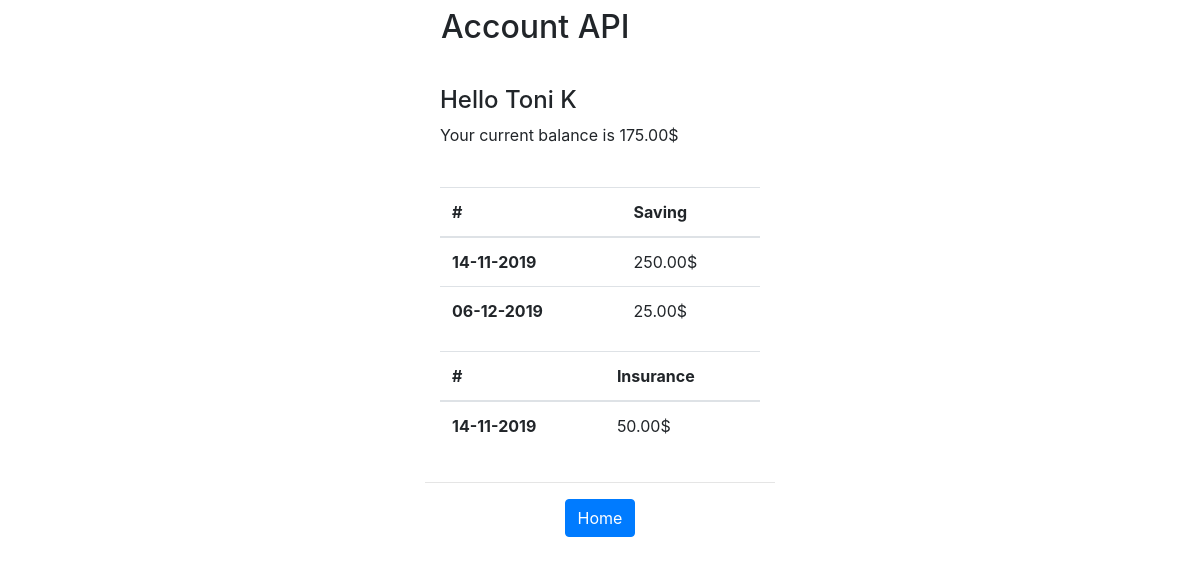
The page /Accounts/Detail/1 on the database its author committed.
### Accounts/models.py (models this page shows, shortened)
class Customer(models.Model):
	name = models.CharField(max_length = 255, blank = False, default='')
	surname = models.CharField(max_length = 255, blank = False, default='')
	balance = models.DecimalField(max_digits = 6, decimal_places = 2, default=Decimal('0.00'))
	created_at = models.DateTimeField( auto_now_add = True )
	updated_at = models.DateTimeField( auto_now = True )

class Account(models.Model):
	SAVING = 1
	INSURANCE = 2
	Account_Type = [
		(1, 'Saving'),
		(2, 'Insurance'),
	]
	customer = models.ForeignKey(Customer, on_delete=models.CASCADE, related_name="accounts", blank = False, default='')
	accType = models.PositiveSmallIntegerField(choices = Account_Type)
	credit = models.DecimalField(max_digits = 8, decimal_places = 2, default = Decimal('0.00'))
	created_at = models.DateTimeField( auto_now_add = True )
	updated_at = models.DateTimeField( auto_now = True )

### Accounts/views.py (the view)
# urls.py: path('Detail/<int:pk>', views.CustomerDetail.as_view(), name = "Detail"),
class CustomerDetail(APIView):
	renderer_classes = [TemplateHTMLRenderer]
	template_name = "Customer/Detail.html"
	def get_object(self, pk):
		return Customer.objects.get(pk = pk)
	def get(self, request, pk):
		customer = self.get_object(pk)
		account_dict = {}
		for account in customer.accounts.all():
			account_dict[account.accType] = account.get_accType_display
		serializer = CustomerSerializer(customer)
		return Response({'Customer': serializer.data, "Accounts": account_dict})

### Accounts/templates/Customer/Detail.html
{% extends "base.html" %}
{% block content %}
<div class="container">
	<div class=row>
		<div class="col">
			<h4>Hello {{Customer.name}} {{Customer.surname}}</h4>
			<p>Your current balance is {{ Customer.balance }}$</p>
			<br>
			{% for AccountName in Accounts.values %}
				<table class="table">
					<thead>
						<tr>
							<th scope="col">#</th>
							<th scope="col">{{ AccountName }}</th>
						</tr>
					</thead>
					<tbody>
					{% for account in Customer.accounts %}
						{% if account.account_display == AccountName %}
						<tr>
							<th scope="row">{{account.created_at}}</th>
							<td>
								{{account.credit}}$
							</td>
						</tr>
						{% endif %}
					{% endfor %}
					</tbody>
				</table>
			{% empty %}
				<p>No transaction were yet made.</p>
			{% endfor %}
		</div>
	</div>
</div>
{% endblock %}
{% block home %}
	<hr>
	<div class="container">
		<div class="row">
			<div class="col text-center">
				<a class="btn btn-primary" href="{% url 'Customers' %}">Home</a>
			</div>
		</div>
	</div>
{% endblock %}

### rows shown on the page
Customer: name "Toni"
Account: values "Saving"
Account: values "Insurance"

### other values the page prints
{{ Customer.surname }} "K"
{{ Customer.balance }} "175.00"
{{ account.created_at }} "14-11-2019" "06-12-2019" "14-11-2019"
{{ account.credit }} "250.00" "25.00" "50.00"
